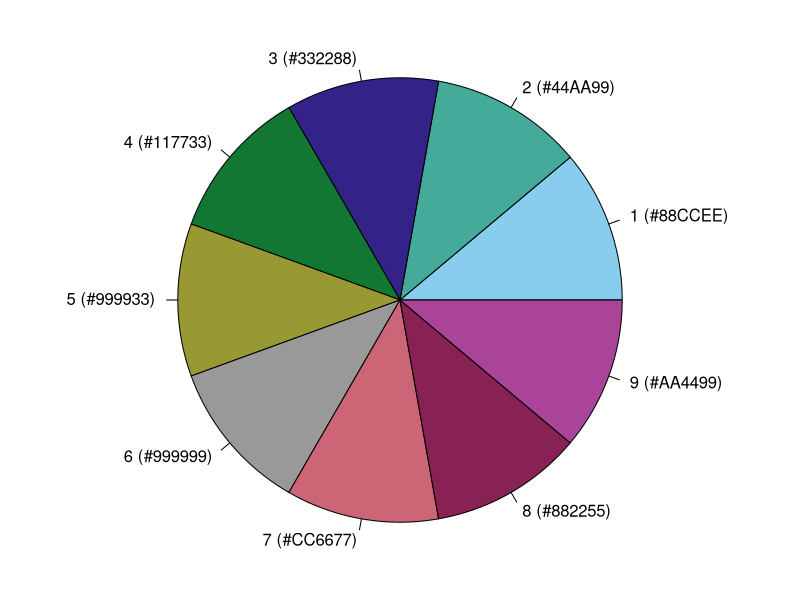

Write the R code that produced this figure.
###################################
##  ***Color Palette in R ***    ##
##      Gian MN Benucci, PhD     ##
##   Michigan State University   ##
##       benucci@msu.edu         ##
##     February 1st, 2018        ##
###################################


# Here some color blind palette I have used for my data.
# Also, a quick a code for a quick plot to visualize them.

palette_CB3 <-c("#44AA99","#332288","#999933")
palette_CB2 <-c("#CC6677", "#999999","#AA4499")
palette_CB4 = c("#88CCEE","#DDCC77","#117733", "#882255")
palette_CB6 <-c("#332288","#88CCEE","#117733","#DDCC77","#FF899d","#AA4499") #"#CC6677"
palette_CB8 <-c("#999933","#DDCC77","#CC6677","#AA4499","#332288","#88CCEE","#44AA99","#117733")
palette_CB9 <-c("#88CCEE","#44AA99","#332288","#117733","#999933","#999999","#CC6677","#882255","#AA4499")

par(mar = rep(0, 4))
pie(rep(1, length(palette_CB9)), labels = sprintf("%d (%s)", 
          seq_along(palette_CB9),palette_CB9), col = palette_CB9)



